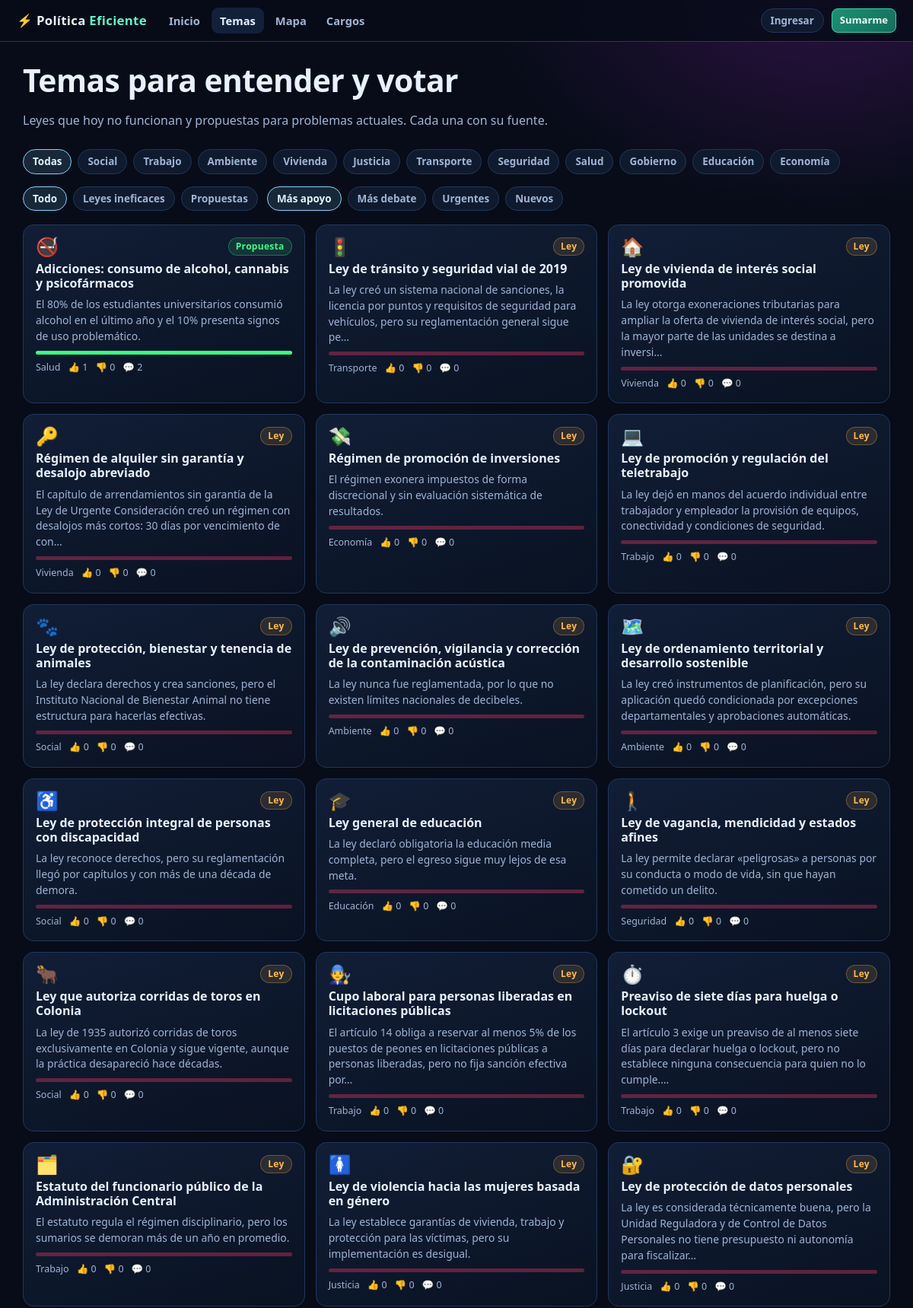
The app's page /temas (upper part) with its own data.
### tables this page shows
CREATE TABLE temas (
    id INTEGER PRIMARY KEY AUTOINCREMENT,
    slug TEXT UNIQUE NOT NULL,
    tipo TEXT NOT NULL DEFAULT 'propuesta',
    titulo TEXT NOT NULL,
    resumen TEXT NOT NULL DEFAULT '',
    categoria TEXT NOT NULL DEFAULT 'Social',
    subcategoria TEXT NOT NULL DEFAULT '',
    emoji TEXT NOT NULL DEFAULT '📌',
    problema TEXT NOT NULL DEFAULT '',
    evidencia TEXT NOT NULL DEFAULT '',
    propuesta TEXT NOT NULL DEFAULT '',
    datos_clave TEXT NOT NULL DEFAULT '',
    urgencia TEXT NOT NULL DEFAULT 'media',
    etapa TEXT NOT NULL DEFAULT 'propuesta',
    impacto TEXT NOT NULL DEFAULT 'medio',
    estado_legal TEXT NOT NULL DEFAULT '',
    fuente_url TEXT,
    verificado SMALLINT NOT NULL DEFAULT 0,
    creado TEXT NOT NULL
);

### app.py (the view)
@app.route("/temas")
def temas():
    categoria = request.args.get("categoria", "todas")
    tipo = request.args.get("tipo", "todos")
    orden = request.args.get("orden", "apoyo")
    where, params = [], []
    if categoria != "todas":
        where.append("t.categoria = ?")
        params.append(categoria)
    if tipo != "todos":
        where.append("t.tipo = ?")
        params.append(tipo)
    filtro = ("WHERE " + " AND ".join(where)) if where else ""
    orden_sql = {
        "apoyo": "a_favor DESC, a_favor + en_contra DESC",
        "debate": "opiniones DESC, a_favor DESC",
        "nuevos": "id DESC",
        "urgencia": "CASE urgencia WHEN 'alta' THEN 0 WHEN 'media' THEN 1 ELSE 2 END",
    }.get(orden, "a_favor DESC")
    with dbm.abrir() as db:
        filas = db.todos(
            f"""SELECT * FROM (
                   SELECT t.*,
                          (SELECT COUNT(*) FROM votos v WHERE v.tema_id = t.id AND v.valor = 1) AS a_favor,
                          (SELECT COUNT(*) FROM votos v WHERE v.tema_id = t.id AND v.valor = -1) AS en_contra,
                          (SELECT COUNT(*) FROM opiniones o WHERE o.tema_id = t.id) AS opiniones
                   FROM temas t {filtro}
                ) q ORDER BY {orden_sql}""",
            tuple(params),
        )
    return render_template(
        "temas.html", temas=filas, categoria=categoria, tipo=tipo, orden=orden
    )

### app.py (called while the page is built)
@app.context_processor
def inyectar():
    yo = auth.usuario_actual()
    if yo:
        yo["nivel"] = gamificacion.nivel(yo["puntos"])
        yo["grupo"] = gamificacion.datos_grupo(
            gamificacion.grupo(yo["puntos"], yo["acciones"], yo["intereses"] or "")
        )
    with dbm.abrir() as db:
        categorias = [
            f["categoria"]
            for f in db.todos(
                "SELECT categoria, COUNT(*) AS n FROM temas GROUP BY categoria ORDER BY n DESC"
            )
        ]
    return {
        "yo": yo,
        "categorias": categorias,
        "GRUPOS": gamificacion.GRUPOS,
        "ahora": dbm.ahora()[:10],
    }

@app.template_filter("corto")
def filtro_corto(texto, n=150):
    texto = " ".join(str(texto or "").split())
    if len(texto) <= n:
        return texto
    corte = texto.rfind(". ", 0, n)
    if corte > 60:
        return texto[: corte + 1]
    return texto[:n].rstrip() + "…"

@app.template_filter("cat")
def filtro_cat(valor):
    return NOMBRES_CATEGORIA.get(valor, valor)

@app.after_request
def cabeceras(resp):
    resp.headers.setdefault("X-Content-Type-Options", "nosniff")
    resp.headers.setdefault("Referrer-Policy", "same-origin")
    return resp

@app.teardown_appcontext
def cerrar_base(_excepcion=None):
    conexion = g.pop("db", None)
    if conexion is not None:
        conexion.cerrar()

### auth.py (called while the page is built, shortened)
def usuario_actual():
    if "usuario" in g:
        return g.usuario
    uid = session.get("usuario_id")
    g.usuario = None
    return g.usuario

### db.py (called while the page is built, shortened)
def ahora():
    return datetime.now(timezone.utc).isoformat(timespec="seconds")

def conectar():
    c = sqlite3.connect(RUTA_DB, timeout=15)
    c.row_factory = sqlite3.Row
    c.execute("PRAGMA foreign_keys = ON")
    return c

def _traducir(sql):
    return sql.replace("?", "%s") if ES_PG else sql

@contextmanager
def abrir():
    if has_app_context():
        if "db" not in g:
            g.db = DB()
        db = g.db
        try:
            yield db
            db.commit()
        except Exception:
            db.rollback()
            raise
        return

    def ejecutar(self, sql, params=()):
        cur = self.c.cursor()
        cur.execute(_traducir(sql), params)
        return cur

    def todos(self, sql, params=()):
        return [dict(f) for f in self.ejecutar(sql, params).fetchall()]

    def commit(self):
        self.c.commit()

    def cerrar(self):
        try:
            self.c.close()
        except Exception:
            pass

### templates/temas.html (shortened to what this page needs)
{% extends "base.html" %}
{% block cuerpo %}
<div class="fila entre">
  <div>
    <h1>Temas para entender y votar</h1>
    <p class="suave">Leyes que hoy no funcionan y propuestas para problemas actuales. Cada una con su fuente.</p>
  </div>
</div>
<div class="pila" style="margin:18px 0">
  <div class="chips">
    <a class="chip {% if categoria == 'todas' %}activo{% endif %}" href="{{ url_for('temas', tipo=tipo, orden=orden) }}">Todas</a>
    {% for c in categorias %}
      <a class="chip {% if categoria == c %}activo{% endif %}" href="{{ url_for('temas', categoria=c, tipo=tipo, orden=orden) }}">{{ c|cat }}</a>
    {% endfor %}
  </div>
  <div class="fila">
    <div class="chips">
      {% for clave, nombre in [('todos','Todo'), ('ley','Leyes ineficaces'), ('propuesta','Propuestas')] %}
        <a class="chip {% if tipo == clave %}activo{% endif %}" href="{{ url_for('temas', categoria=categoria, tipo=clave, orden=orden) }}">{{ nombre }}</a>
      {% endfor %}
    </div>
    <div class="chips">
      {% for clave, nombre in [('apoyo','Más apoyo'), ('debate','Más debate'), ('urgencia','Urgentes'), ('nuevos','Nuevos')] %}
        <a class="chip {% if orden == clave %}activo{% endif %}" href="{{ url_for('temas', categoria=categoria, tipo=tipo, orden=clave) }}">{{ nombre }}</a>
      {% endfor %}
    </div>
  </div>
</div>
<div class="grid">
  {% for t in temas %}
    <article class="tarjeta">
      <div class="fila entre">
        <span class="emoji">{{ t.emoji }}</span>
        <span class="etiqueta {% if t.tipo == 'ley' %}ambar{% else %}verde{% endif %}">
          {% if t.tipo == 'ley' %}Ley{% else %}Propuesta{% endif %}
        </span>
      </div>
      <h3><a href="{{ url_for('tema', slug=t.slug) }}">{{ t.titulo }}</a></h3>
      <p class="resumen">{{ (t.resumen or t.problema)|corto(150) }}</p>
      <div class="barra-apoyo"><i style="width:{{ (100 * t.a_favor / (t.a_favor + t.en_contra)) if (t.a_favor + t.en_contra) else 0 }}%"></i></div>
      <div class="meta">
        <span>{{ t.categoria|cat }}</span>
        <span>👍 {{ t.a_favor }}</span>
        <span>👎 {{ t.en_contra }}</span>
        <span>💬 {{ t.opiniones }}</span>
      </div>
    </article>
  {% else %}
    <div class="panel"><p class="suave">No hay temas con ese filtro.</p></div>
  {% endfor %}
</div>
{% endblock %}

### static/css/estilo.css (style rules this page uses)
:root { --fondo: #070c18; --panel: #0f1a2e; --panel2: #12203a; --borde: #22375c; --texto: #e8f1ff; --suave: #9fb4d4; --neon: #63f5c8; --azul: #7fd4ff; --rosa: #ff5fa2; --ambar: #ffb84c; --verde: #39ff88; --rojo: #ff3b6b; --radio: 14px; }
* { box-sizing: border-box; }
body { margin: 0; background: radial-gradient(900px 500px at 15% -10%, #12294d 0%, transparent 60%), radial-gradient(800px 500px at 90% 0%, #2a1240 0%, transparent 55%), var(--fondo); color: var(--texto); font-family: "Segoe UI", system-ui, -apple-system, sans-serif; font-size: 16px; line-height: 1.5; min-height: 100vh; }
a { color: var(--azul); text-decoration: none; }
h1, h2, h3 { line-height: 1.2; margin: 0 0 .4em; }
h1 { font-size: clamp(1.7rem, 3.4vw, 2.6rem); letter-spacing: -.5px; }
p { margin: .5em 0; }
.suave { color: var(--suave); }
.pila { display: grid; gap: 16px; }
.fila { display: flex; gap: 12px; flex-wrap: wrap; align-items: center; }
.entre { justify-content: space-between; }
.grid { display: grid; gap: 14px; grid-template-columns: repeat(auto-fill, minmax(290px, 1fr)); }
.chips { display: flex; gap: 8px; flex-wrap: wrap; }
.chip { padding: 5px 12px; border-radius: 999px; border: 1px solid var(--borde); background: var(--panel); color: var(--suave); font-size: .84rem; font-weight: 600; }
.chip.activo { background: rgba(127, 212, 255, .14); border-color: var(--azul); color: #dff3ff; }
.etiqueta { display: inline-block; padding: 2px 9px; border-radius: 999px; font-size: .75rem; font-weight: 700; letter-spacing: .3px; background: rgba(127, 212, 255, .12); color: var(--azul); border: 1px solid rgba(127, 212, 255, .25); }
.etiqueta.verde { background: rgba(57, 255, 136, .12); color: var(--verde); border-color: rgba(57, 255, 136, .3); }
.etiqueta.ambar { background: rgba(255, 184, 76, .12); color: var(--ambar); border-color: rgba(255, 184, 76, .3); }
.tarjeta { display: flex; flex-direction: column; gap: 8px; background: linear-gradient(160deg, rgba(18, 32, 58, .9), rgba(10, 18, 34, .95)); border: 1px solid var(--borde); border-radius: var(--radio); padding: 16px; transition: .16s; position: relative; overflow: hidden; }
.tarjeta .emoji { font-size: 1.5rem; line-height: 1; }
.tarjeta h3 { font-size: 1rem; margin: 0; }
.tarjeta h3 a { color: var(--texto); }
.tarjeta .resumen { color: var(--suave); font-size: .87rem; margin: 0; }
.meta { display: flex; gap: 10px; flex-wrap: wrap; font-size: .78rem; color: var(--suave); }
.barra-apoyo { height: 5px; border-radius: 3px; background: rgba(255, 59, 107, .35); overflow: hidden; }
.barra-apoyo i { display: block; height: 100%; background: var(--verde); }

### records on screen
temas: emoji "🚭", tipo "Propuesta", titulo "Adicciones: consumo de alcohol, cannabis y psicofármacos", resumen "El 80% de los estudiantes universitarios consumió alcohol en el último año y el 10% presenta signos de uso problemático.", categoria|cat "Salud", a_favor "1", en_contra "0", opiniones "2"
temas: emoji "🚦", tipo "Ley", titulo "Ley de tránsito y seguridad vial de 2019", resumen+problema "La ley creó un sistema nacional de sanciones, la licencia por puntos y requisitos de seguridad para vehículos, pero su reglamentación general sigue pe…", categoria|cat "Transporte", a_favor "0", en_contra "0", opiniones "0"
temas: emoji "🏠", tipo "Ley", titulo "Ley de vivienda de interés social promovida", resumen+problema "La ley otorga exoneraciones tributarias para ampliar la oferta de vivienda de interés social, pero la mayor parte de las unidades se destina a inversi…", categoria|cat "Vivienda", a_favor "0", en_contra "0", opiniones "0"
temas: emoji "🔑", tipo "Ley", titulo "Régimen de alquiler sin garantía y desalojo abreviado", resumen+problema "El capítulo de arrendamientos sin garantía de la Ley de Urgente Consideración creó un régimen con desalojos más cortos: 30 días por vencimiento de con…", categoria|cat "Vivienda", a_favor "0", en_contra "0", opiniones "0"
temas: emoji "💸", tipo "Ley", titulo "Régimen de promoción de inversiones", resumen+problema "El régimen exonera impuestos de forma discrecional y sin evaluación sistemática de resultados.", categoria|cat "Economía", a_favor "0", en_contra "0", opiniones "0"
temas: emoji "💻", tipo "Ley", titulo "Ley de promoción y regulación del teletrabajo", resumen+problema "La ley dejó en manos del acuerdo individual entre trabajador y empleador la provisión de equipos, conectividad y condiciones de seguridad.", categoria|cat "Trabajo", a_favor "0", en_contra "0", opiniones "0"
temas: emoji "🐾", tipo "Ley", titulo "Ley de protección, bienestar y tenencia de animales", resumen+problema "La ley declara derechos y crea sanciones, pero el Instituto Nacional de Bienestar Animal no tiene estructura para hacerlas efectivas.", categoria|cat "Social", a_favor "0", en_contra "0", opiniones "0"
temas: emoji "🔊", tipo "Ley", titulo "Ley de prevención, vigilancia y corrección de la contaminación acústica", resumen+problema "La ley nunca fue reglamentada, por lo que no existen límites nacionales de decibeles.", categoria|cat "Ambiente", a_favor "0", en_contra "0", opiniones "0"
temas: emoji "🗺️", tipo "Ley", titulo "Ley de ordenamiento territorial y desarrollo sostenible", resumen+problema "La ley creó instrumentos de planificación, pero su aplicación quedó condicionada por excepciones departamentales y aprobaciones automáticas.", categoria|cat "Ambiente", a_favor "0", en_contra "0", opiniones "0"
temas: emoji "♿", tipo "Ley", titulo "Ley de protección integral de personas con discapacidad", resumen+problema "La ley reconoce derechos, pero su reglamentación llegó por capítulos y con más de una década de demora.", categoria|cat "Social", a_favor "0", en_contra "0", opiniones "0"
temas: emoji "🎓", tipo "Ley", titulo "Ley general de educación", resumen+problema "La ley declaró obligatoria la educación media completa, pero el egreso sigue muy lejos de esa meta.", categoria|cat "Educación", a_favor "0", en_contra "0", opiniones "0"
temas: emoji "🚶", tipo "Ley", titulo "Ley de vagancia, mendicidad y estados afines", resumen+problema "La ley permite declarar «peligrosas» a personas por su conducta o modo de vida, sin que hayan cometido un delito.", categoria|cat "Seguridad", a_favor "0", en_contra "0", opiniones "0"
temas: emoji "🐂", tipo "Ley", titulo "Ley que autoriza corridas de toros en Colonia", resumen+problema "La ley de 1935 autorizó corridas de toros exclusivamente en Colonia y sigue vigente, aunque la práctica desapareció hace décadas.", categoria|cat "Social", a_favor "0", en_contra "0", opiniones "0"
temas: emoji "🧑‍🔧", tipo "Ley", titulo "Cupo laboral para personas liberadas en licitaciones públicas", resumen+problema "El artículo 14 obliga a reservar al menos 5% de los puestos de peones en licitaciones públicas a personas liberadas, pero no fija sanción efectiva por…", categoria|cat "Trabajo", a_favor "0", en_contra "0", opiniones "0"
temas: emoji "⏱️", tipo "Ley", titulo "Preaviso de siete días para huelga o lockout", resumen+problema "El artículo 3 exige un preaviso de al menos siete días para declarar huelga o lockout, pero no establece ninguna consecuencia para quien no lo cumple.…", categoria|cat "Trabajo", a_favor "0", en_contra "0", opiniones "0"
temas: emoji "🗂️", tipo "Ley", titulo "Estatuto del funcionario público de la Administración Central", resumen+problema "El estatuto regula el régimen disciplinario, pero los sumarios se demoran más de un año en promedio.", categoria|cat "Trabajo", a_favor "0", en_contra "0", opiniones "0"
temas: emoji "🚺", tipo "Ley", titulo "Ley de violencia hacia las mujeres basada en género", resumen+problema "La ley establece garantías de vivienda, trabajo y protección para las víctimas, pero su implementación es desigual.", categoria|cat "Justicia", a_favor "0", en_contra "0", opiniones "0"
temas: emoji "🔐", tipo "Ley", titulo "Ley de protección de datos personales", resumen+problema "La ley es considerada técnicamente buena, pero la Unidad Reguladora y de Control de Datos Personales no tiene presupuesto ni autonomía para fiscalizar…", categoria|cat "Justicia", a_favor "0", en_contra "0", opiniones "0"

### other values on screen
{{ c|cat }} "Social" "Trabajo" "Ambiente" "Vivienda" "Justicia" "Transporte" "Seguridad" "Salud" "Gobierno" "Educación" "Economía"
{{ nombre }} "Todo" "Leyes ineficaces" "Propuestas"
{{ nombre }} "Más apoyo" "Más debate" "Urgentes" "Nuevos"
